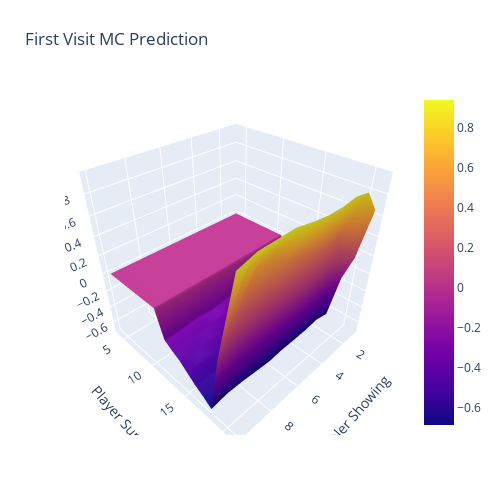

Notebook code cell kept with this figure:
### Code cell
episodes = generate_episodes(BlackjackAgent(threshold=19))
value_function = convert_value_function_to_df(episodes)

z = value_function.pivot(index="player", on="dealer", values="value").drop("player").to_numpy()
x = np.arange(1, 11)
y = np.arange(4, 22)

fig = go.Figure(data=[go.Surface(x=x, y=y, z=z)])
fig.update_layout(
    title="First Visit MC Prediction",
    width=500,
    height=500,
    margin=dict(l=65, r=50, b=65, t=90),
    scene=dict(
        xaxis_title="Dealer Showing",
        yaxis_title="Player Sum",
        zaxis_title="Avg. Reward",
    )
)
fig.show()

### Figure 1 — Plotly figure (JSON) as saved in the notebook; plotly's stock layout.template omitted (floating-point values rounded to 4 significant figures; data arrays with more than 128 entries replaced by an {"elided": "..."} marker saying what was removed)
{"data": [{"type": "surface", "x": [1, 2, 3, 4, 5, 6, 7, 8, 9, 10], "y": [4, 5, 6, 7, 8, 9, 10, 11, 12, 13, 14, 15, 16, 17, 18, 19, 20, 21], "z": {"elided": "18x10 float values"}}], "layout": {"height": 500, "margin": {"b": 65, "l": 65, "r": 50, "t": 90}, "scene": {"xaxis": {"title": {"text": "Dealer Showing"}}, "yaxis": {"title": {"text": "Player Sum"}}, "zaxis": {"title": {"text": "Avg. Reward"}}}, "title": {"text": "First Visit MC Prediction"}, "width": 500}}
